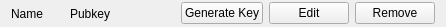
<?xml version="1.0" encoding="UTF-8"?>
<ui version="4.0">
 <class>AccItemWidget</class>
 <widget class="QWidget" name="AccItemWidget">
  <property name="geometry">
   <rect>
    <x>0</x>
    <y>0</y>
    <width>446</width>
    <height>27</height>
   </rect>
  </property>
  <layout class="QHBoxLayout" name="horizontalLayout" stretch="1,2,0,0,0">
   <property name="topMargin">
    <number>1</number>
   </property>
   <property name="bottomMargin">
    <number>1</number>
   </property>
   <item>
    <widget class="QLabel" name="name">
     <property name="text">
      <string>Name</string>
     </property>
    </widget>
   </item>
   <item>
    <widget class="QLabel" name="pubkey">
     <property name="text">
      <string>Pubkey</string>
     </property>
    </widget>
   </item>
   <item>
    <widget class="QPushButton" name="generate_key_button">
     <property name="sizePolicy">
      <sizepolicy hsizetype="Fixed" vsizetype="Fixed">
       <horstretch>0</horstretch>
       <verstretch>0</verstretch>
      </sizepolicy>
     </property>
     <property name="text">
      <string>Generate Key</string>
     </property>
    </widget>
   </item>
   <item>
    <widget class="QPushButton" name="edit_button">
     <property name="sizePolicy">
      <sizepolicy hsizetype="Fixed" vsizetype="Fixed">
       <horstretch>0</horstretch>
       <verstretch>0</verstretch>
      </sizepolicy>
     </property>
     <property name="text">
      <string>Edit</string>
     </property>
    </widget>
   </item>
   <item>
    <widget class="QPushButton" name="remove_button">
     <property name="sizePolicy">
      <sizepolicy hsizetype="Fixed" vsizetype="Fixed">
       <horstretch>0</horstretch>
       <verstretch>0</verstretch>
      </sizepolicy>
     </property>
     <property name="text">
      <string>Remove</string>
     </property>
    </widget>
   </item>
  </layout>
 </widget>
 <resources/>
 <connections/>
</ui>
